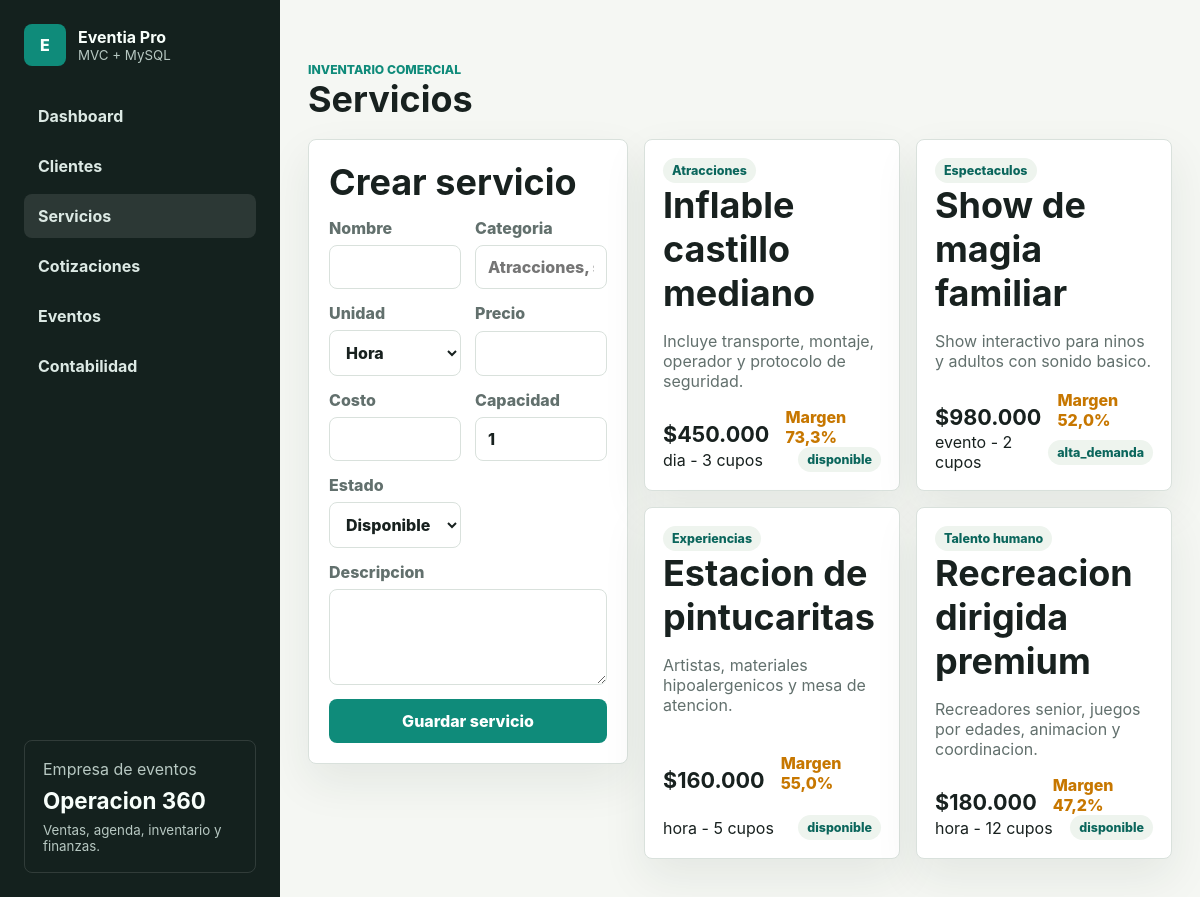
Screenshot of /servicios with the database file from the repository.
### tables this page shows
CREATE TABLE services (
    id BIGINT UNSIGNED AUTO_INCREMENT PRIMARY KEY,
    name VARCHAR(160) NOT NULL,
    category VARCHAR(90) NOT NULL,
    description TEXT NULL,
    billing_unit ENUM('hora', 'dia', 'evento', 'persona') NOT NULL DEFAULT 'evento',
    price DECIMAL(14,2) NOT NULL DEFAULT 0,
    cost DECIMAL(14,2) NOT NULL DEFAULT 0,
    capacity INT UNSIGNED NOT NULL DEFAULT 1,
    status VARCHAR(40) NOT NULL DEFAULT 'disponible',
    created_at TIMESTAMP DEFAULT CURRENT_TIMESTAMP,
    updated_at TIMESTAMP DEFAULT CURRENT_TIMESTAMP ON UPDATE CURRENT_TIMESTAMP
);

### app/Core/Controller.php (called while the page is built, shortened)
<?php
abstract class Controller
{
    protected function view(string $view, array $data = []): void
    {
        require BASE_PATH . '/app/Views/layouts/main.php';
    }
}

### app/Controllers/ServiceController.php (called while the page is built, shortened)
<?php
final class ServiceController extends Controller
{
    public function index(): void
    {
        $this->view('services/index', [
            'title' => 'Servicios',
            'services' => (new Service())->all('category ASC, name ASC'),
        ]);
    }
}

### app/Core/Router.php (called while the page is built, shortened)
<?php
final class Router
{
    private array $routes = [];
    public function get(string $path, string $action): void
    {
        $this->routes['GET'][$path] = $action;
    }
    public function post(string $path, string $action): void
    {
        $this->routes['POST'][$path] = $action;
    }
    public function dispatch(string $method, string $path): void
    {
        $path = rtrim($path, '/') ?: '/';
        $action = $this->routes[$method][$path] ?? null;
        [$controller, $methodName] = explode('@', $action);
        try {
            (new $controllerClass())->{$methodName}();
        } catch (Throwable $throwable) {
            http_response_code(500);
            $errorMessage = $throwable->getMessage();
            $viewPath = BASE_PATH . '/app/Views/errors/500.php';
            require BASE_PATH . '/app/Views/layouts/main.php';
        }
    }
}

### index.php (called while the page is built, shortened)
<?php
spl_autoload_register(static function (string $class): void {
    $prefix = 'App\\';
    $relativeClass = substr($class, strlen($prefix));
    $file = BASE_PATH . '/app/' . str_replace('\\', '/', $relativeClass) . '.php';
});
require BASE_PATH . '/app/Core/helpers.php';
$router = new Router();
$router->get('/', 'DashboardController@index');
$router->get('/clientes', 'ClientController@index');
$router->post('/clientes', 'ClientController@store');
$router->get('/servicios', 'ServiceController@index');
$router->post('/servicios', 'ServiceController@store');
$router->get('/cotizaciones', 'QuoteController@index');
$router->post('/cotizaciones', 'QuoteController@store');
$router->get('/eventos', 'EventController@index');
$router->post('/eventos', 'EventController@store');
$router->get('/contabilidad', 'AccountingController@index');
$router->post('/contabilidad', 'AccountingController@store');
$router->dispatch($_SERVER['REQUEST_METHOD'], parse_url($_SERVER['REQUEST_URI'], PHP_URL_PATH) ?: '/');

### config/database.php (called while the page is built, shortened)
<?php
return [
    'host' => getenv('DB_HOST') ?: '127.0.0.1',
    'port' => getenv('DB_PORT') ?: '3306',
    'database' => getenv('DB_DATABASE') ?: 'eventia_pro',
    'username' => getenv('DB_USERNAME') ?: 'root',
    'password' => getenv('DB_PASSWORD') ?: '',
    'charset' => 'utf8mb4',
];

### app/Core/Database.php (called while the page is built, shortened)
<?php
final class Database
{
    private static ?PDO $connection = null;
    public static function connection(): PDO
    {
        $config = require BASE_PATH . '/config/database.php';
        $dsn = sprintf(
            'mysql:host=%s;port=%s;dbname=%s;charset=%s',
            $config['host'],
            $config['port'],
            $config['database'],
            $config['charset']
        );
        try {
            self::$connection = new PDO($dsn, $config['username'], $config['password'], [
                PDO::ATTR_ERRMODE => PDO::ERRMODE_EXCEPTION,
                PDO::ATTR_DEFAULT_FETCH_MODE => PDO::FETCH_ASSOC,
                PDO::ATTR_EMULATE_PREPARES => false,
            ]);
        } catch (PDOException $exception) {
            throw new PDOException('No fue posible conectar con MySQL. Revisa config/database.php y que la base exista. Detalle: ' . $exception->getMessage());
        }
        return self::$connection;
    }
}

### app/Core/Model.php (called while the page is built, shortened)
<?php
abstract class Model
{
    protected string $table;
    protected function db(): PDO
    {
        return Database::connection();
    }
    public function all(string $orderBy = 'created_at DESC'): array
    {
        $statement = $this->db()->query("SELECT * FROM {$this->table} ORDER BY {$orderBy}");
        return $statement->fetchAll();
    }
}

### app/Core/helpers.php (called while the page is built, shortened)
<?php
function e(string|int|float|null $value): string
{
    return htmlspecialchars((string) $value, ENT_QUOTES, 'UTF-8');
}
function money(string|int|float|null $value): string
{
    return '$' . number_format((float) $value, 0, ',', '.');
}

### app/Views/services/index.php (the view)
<section class="section">
    <div class="section-heading">
        <div>
            <p class="eyebrow">Inventario comercial</p>
            <h1>Servicios</h1>
        </div>
    </div>
    <div class="grid-two">
        <form class="panel form-grid" method="post" action="/servicios">
            <h2>Crear servicio</h2>
            <label>Nombre <input name="name" required></label>
            <label>Categoria <input name="category" placeholder="Atracciones, shows, recreacion" required></label>
            <label>Unidad
                <select name="billing_unit"><option value="hora">Hora</option><option value="dia">Dia</option><option value="evento">Evento</option><option value="persona">Persona</option></select>
            </label>
            <label>Precio <input name="price" type="number" min="0" step="1000" required></label>
            <label>Costo <input name="cost" type="number" min="0" step="1000"></label>
            <label>Capacidad <input name="capacity" type="number" min="1" value="1"></label>
            <label>Estado
                <select name="status"><option value="disponible">Disponible</option><option value="alta_demanda">Alta demanda</option><option value="mantenimiento">Mantenimiento</option></select>
            </label>
            <label class="span-2">Descripcion <textarea name="description"></textarea></label>
            <button class="primary-btn">Guardar servicio</button>
        </form>
        <div class="service-grid">
            <?php foreach ($services as $service): ?>
                <?php $margin = (float) $service['price'] > 0 ? (($service['price'] - $service['cost']) / $service['price']) * 100 : 0; ?>
                <article class="service-card">
                    <div>
                        <span class="pill"><?= e($service['category']) ?></span>
                        <h2><?= e($service['name']) ?></h2>
                        <p><?= e($service['description']) ?></p>
                    </div>
                    <div class="service-meta">
                        <strong><?= money($service['price']) ?></strong>
                        <span>Margen <?= e(number_format($margin, 1, ',', '.')) ?>%</span>
                    </div>
                    <footer><span><?= e($service['billing_unit']) ?> - <?= e($service['capacity']) ?> cupos</span><span class="status"><?= e($service['status']) ?></span></footer>
                </article>
            <?php endforeach; ?>
        </div>
    </div>
</section>

### assets/styles.css (style rules this page uses)
:root { --bg: #f5f7f3; --surface: #ffffff; --surface-2: #eef4ee; --ink: #18211f; --muted: #62706d; --line: #d9e1dc; --accent: #0f8b7a; --accent-dark: #0b665c; --warning: #c77700; --danger: #b54040; --shadow: 0 18px 45px rgba(28, 45, 39, 0.08); }
* { box-sizing: border-box; }
html { scroll-behavior: smooth; }
body { margin: 0; background: var(--bg); color: var(--ink); font-family: Inter, system-ui, -apple-system, BlinkMacSystemFont, "Segoe UI", sans-serif; }
button, input, select, textarea { font: inherit; }
.section h1 { margin: 0; font-size: clamp(1.7rem, 3vw, 2.6rem); }
.eyebrow { margin: 0; color: var(--accent); font-weight: 800; text-transform: uppercase; font-size: 0.76rem; }
.primary-btn, .secondary-btn, .icon-btn { border: 0; border-radius: 8px; cursor: pointer; text-decoration: none; font-weight: 800; }
.primary-btn { padding: 12px 18px; background: var(--accent); color: #fff; }
.section { padding: 34px 0 10px; }
.section-heading, .panel-header, .quote-top, .service-meta, .service-card footer { display: flex; align-items: center; justify-content: space-between; gap: 16px; }
.section-heading { margin-bottom: 18px; }
.section h2, .panel h3, .service-card h3, .quote-card h3, .event-row h3 { margin: 0; }
.panel h2, .service-card h2, .quote-card h2, .event-row h2 { margin: 0; font-size: 1.05rem; }
.section h2 { font-size: clamp(1.45rem, 3vw, 2.3rem); }
.metric-grid, .service-grid, .quote-board, .feature-grid, .compliance-grid { display: grid; gap: 16px; }
.metric, .panel, .service-card, .quote-card, .event-row, .feature-grid article, .compliance-grid article { background: var(--surface); border: 1px solid var(--line); border-radius: 8px; box-shadow: var(--shadow); }
.metric span, .metric small, td small, .service-card p, .quote-card p, .event-row p, .feature-grid span, .compliance-grid p, .panel-header span, .ledger small { color: var(--muted); }
.grid-two { display: grid; grid-template-columns: minmax(320px, 0.62fr) minmax(0, 1.38fr); gap: 16px; align-items: start; }
.panel { padding: 20px; }
.search, .modal input, .modal select, .modal textarea, #periodFilter, .form-grid input, .form-grid select, .form-grid textarea { border: 1px solid var(--line); border-radius: 8px; padding: 11px 12px; background: #fff; color: var(--ink); width: 100%; }
.form-grid { display: grid; grid-template-columns: repeat(2, minmax(0, 1fr)); gap: 14px; }
.form-grid h2, .form-grid .span-2, .form-grid button { grid-column: 1 / -1; }
.form-grid label { display: grid; gap: 7px; color: var(--muted); font-weight: 800; }
.form-grid textarea { min-height: 96px; resize: vertical; }
.service-grid { grid-template-columns: repeat(5, minmax(190px, 1fr)); }
.service-card, .quote-card, .feature-grid article, .compliance-grid article { padding: 18px; }
.service-card { min-height: 240px; display: flex; flex-direction: column; justify-content: space-between; }
.pill, .status, .event-tags span { display: inline-flex; width: fit-content; border-radius: 999px; padding: 5px 9px; background: var(--surface-2); color: var(--accent-dark); font-size: 0.78rem; font-weight: 800; }
.service-meta { align-items: flex-end; }
.service-meta strong { font-size: 1.35rem; }
.service-meta span { color: var(--warning); font-weight: 800; }
.grid-two .service-grid, .grid-two .quote-board { grid-template-columns: repeat(auto-fit, minmax(230px, 1fr)); }

### rows the page displays
services: category "Atracciones", name "Inflable castillo mediano", description "Incluye transporte, montaje, operador y protocolo de seguridad.", price "$450.000", margin "73,3", billing_unit "dia", capacity "3", status "disponible"
services: category "Espectaculos", name "Show de magia familiar", description "Show interactivo para ninos y adultos con sonido basico.", price "$980.000", margin "52,0", billing_unit "evento", capacity "2", status "alta_demanda"
services: category "Experiencias", name "Estacion de pintucaritas", description "Artistas, materiales hipoalergenicos y mesa de atencion.", price "$160.000", margin "55,0", billing_unit "hora", capacity "5", status "disponible"
services: category "Talento humano", name "Recreacion dirigida premium", description "Recreadores senior, juegos por edades, animacion y coordinacion.", price "$180.000", margin "47,2", billing_unit "hora", capacity "12", status "disponible"
